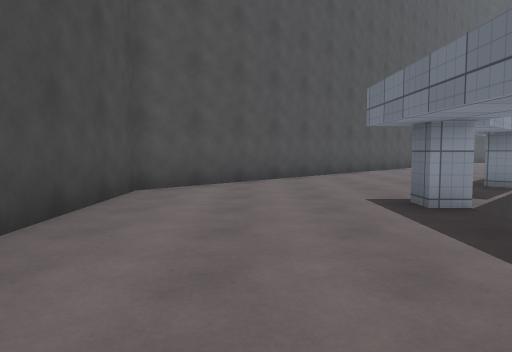
view 1 (above)

16 first-person views from a walk through a 3-D level made in the Unity game engine. The camera is 1.2 m above the floor, tilts 4° down and sees 70° across. The floor is counted in squares, 1.8 m on a side. Each view is taken from the middle of a square. On the plan, view 1 faces up. The plan holds only what a view shows up to about 11 squares ahead; the rest is blank. The place goes on beyond the plan. The player character is not drawn. Some animated figures are not drawn. Surface patterns are stand-ins for the level's own textures.

view 2
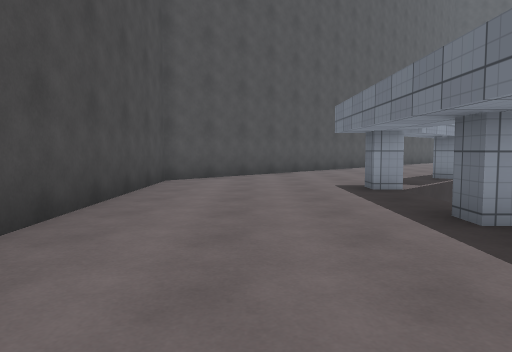

view 3
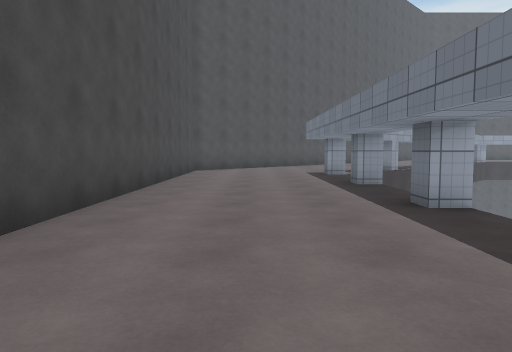

view 4
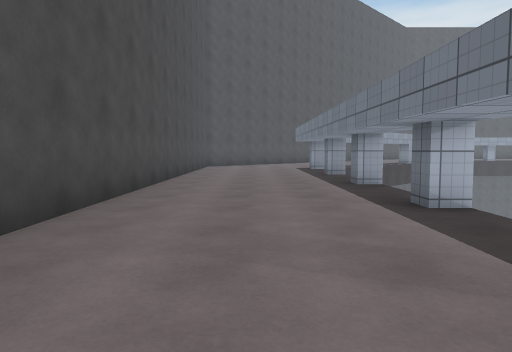

view 5
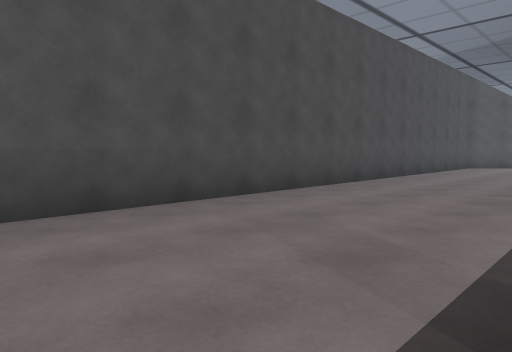

view 6
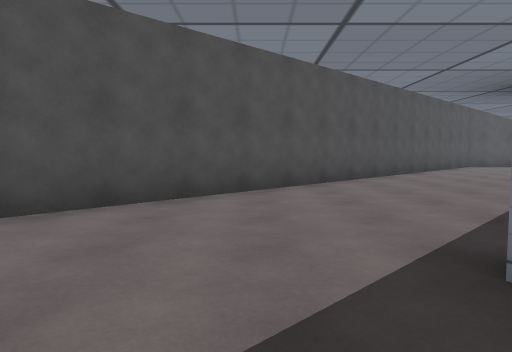

view 7
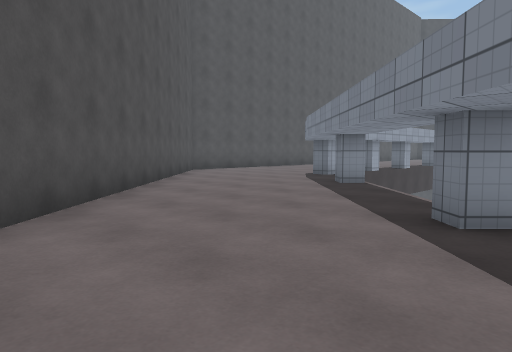

view 8
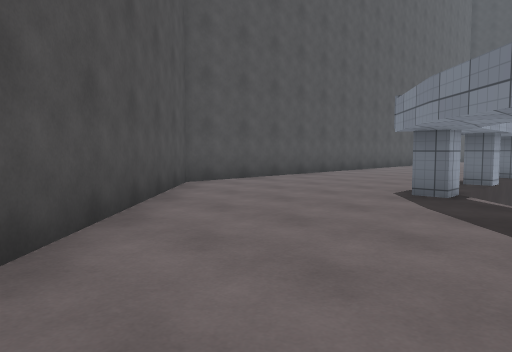

view 9
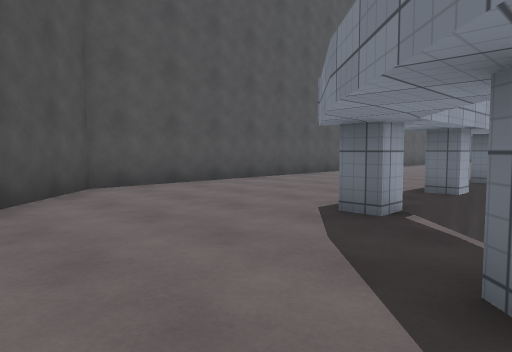

view 10
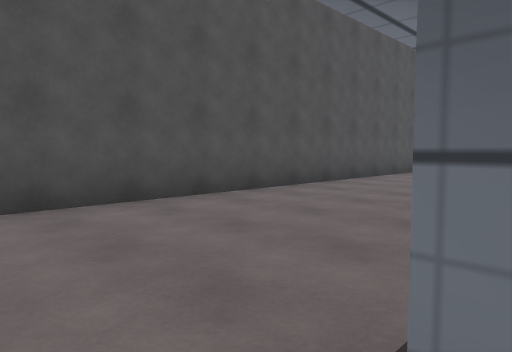

view 11
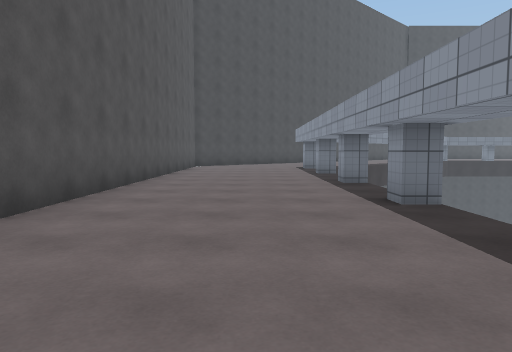

view 12
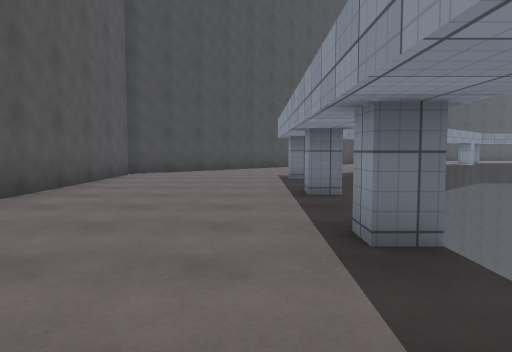

view 13
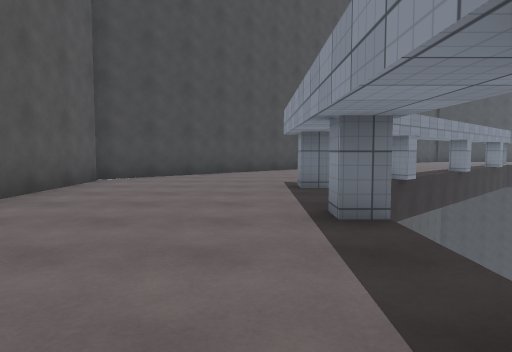

view 14
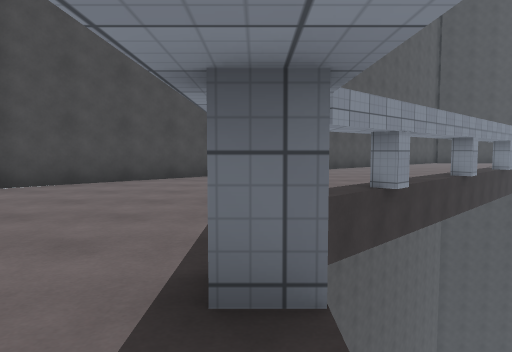

view 15
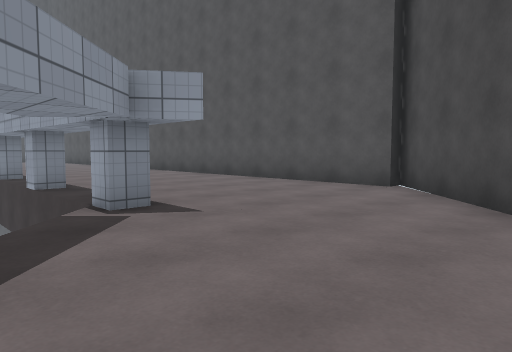

view 16
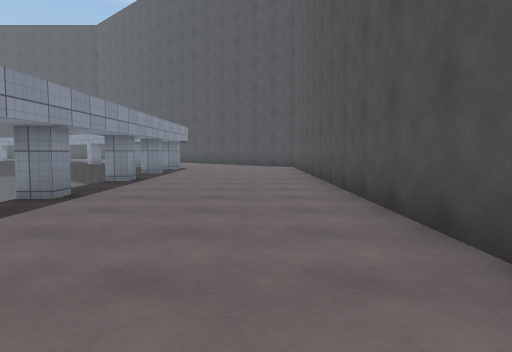

### Floor plan
Key: @ floor where view 1 was taken; # wall or solid block; x gap in a wall; . floor; v drop or lower ground.
Columns run from 2 left of view 1 to 34 right of it. Each row starts with its distance up from view 1.
 20              ######################
 19             ##....................##
 18            ##......................##
 17           ##........................#
 16          ##..........................
 15         ##.....#.#..#..#..#..#..#....
 14        ##......v                v....
 13       ##.....#                   v...
 12      ##......v                   vv..
 11     ##......v                      v.
 10    ##.....#                         v
  9   ##......                          v
  8  ##.....
  7 ##.....x
  6 #......
  5 #.....v
  4 #....v
  3 #....
  2 #...#
  1 #....
  0 #.@..
 -1 #...#
 -2 #....
 -3 #....
 -4 #...#
 -5 #....
 -6 #....
 -7 #...
 -8 #...
 -9  ....

Positions as (right, up) in squares from view 1, and headings:
1: (0, 0), facing up
2: (0, -2), facing up
3: (0, -6), facing up
4: (0, -9), facing up
5: (2, -9), facing up-left
6: (3, 5), facing up
7: (4, 9), facing up-right
8: (7, 13), facing up-right
9: (9, 13), facing up-right
10: (12, 15), facing up-right
11: (16, 17), facing right
12: (21, 16), facing right
13: (23, 16), facing right
14: (25, 15), facing right
15: (34, 13), facing up-left
16: (26, 18), facing left
